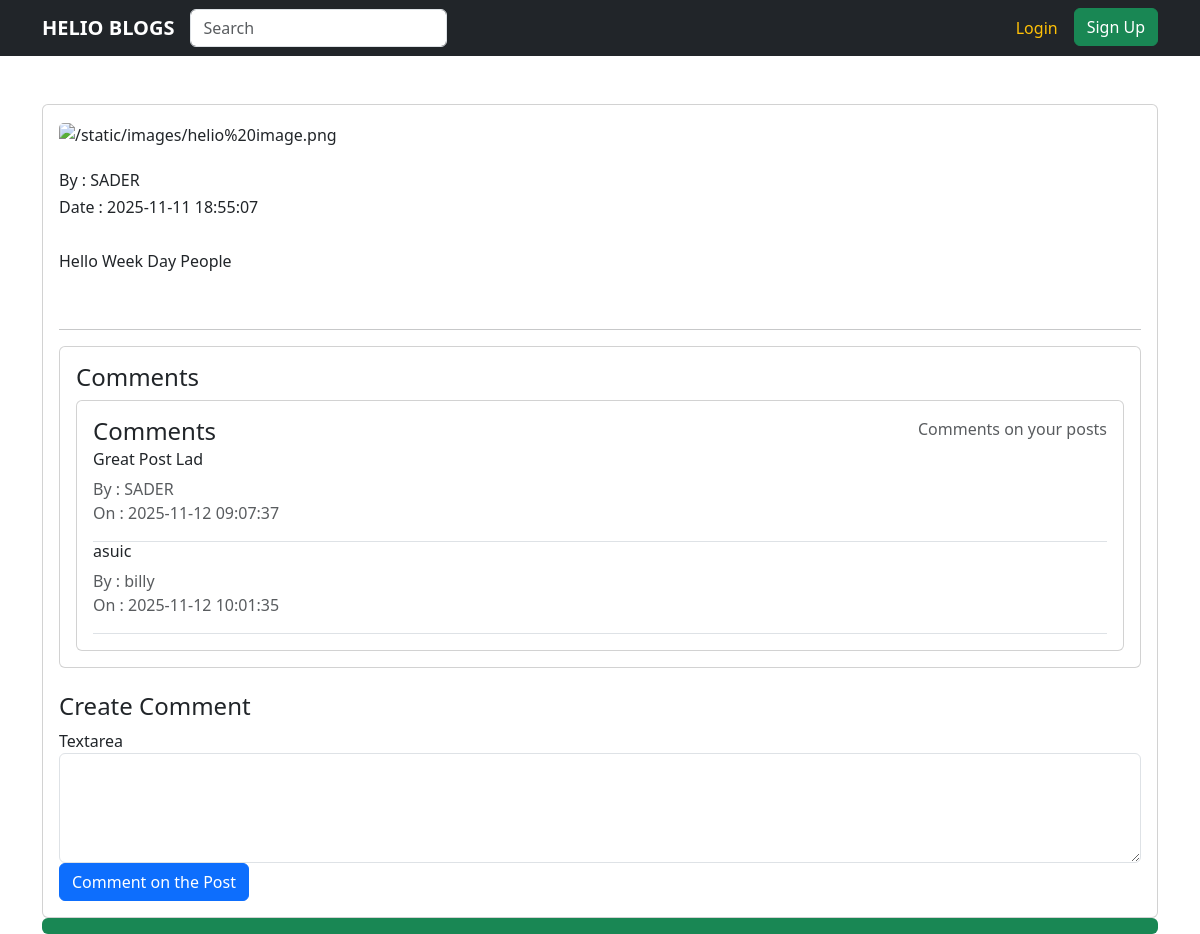
The page /view/5 on the database its author committed.
### website/models.py (models this page shows)
class User(db.Model, UserMixin):
    id = db.Column(db.Integer, primary_key=True)
    email = db.Column(db.String(255), unique=True)
    username = db.Column(db.String(255), unique=True)
    password = db.Column(db.String(255))
    date_created = db.Column(db.DateTime(timezone=True), default=func.now())
    posts = db.relationship('Post', backref='user', passive_deletes=True)
    comment = db.relationship('Comment', backref='user', passive_deletes=True)
    likes = db.relationship('Like', backref='user', passive_deletes=True)

class Post(db.Model):
    id = db.Column(db.Integer, primary_key=True)
    text = db.Column(db.Text, nullable=False)
    date = db.Column(db.DateTime(timezone=True), default=func.now())
    author = db.Column(db.Integer, db.ForeignKey('user.id', ondelete="CASCADE"), nullable=False)
    comment = db.relationship('Comment', backref='post', passive_deletes=True)
    likes = db.relationship('Like', backref='Post', passive_deletes=True)

class Comment(db.Model):
    id = db.Column(db.Integer, primary_key=True)
    text = db.Column(db.Text, nullable=False)
    date = db.Column(db.DateTime(timezone=True), default=func.now())
    author = db.Column(db.Integer, db.ForeignKey('user.id', ondelete="CASCADE"), nullable=False)
    post_id = db.Column(db.Integer, db.ForeignKey('post.id', ondelete="CASCADE"), nullable=False)

### website/views.py (the view)
@login_required
@views.route("/view/<id>", methods=['GET', 'POST'])
def view_posts(id):
    post = Post.query.filter_by(id=id).first()
    if not post:
        flash("Post not Found", category='error')
        return redirect(url_for('views.home'))
    return render_template("view.html", user=current_user, post=post)

### website/templates/view.html (shortened to what this page needs)
{% extends "base.html" %}
{% block content %}
<div class="col-md-12 col-xl-12 grid-margin stretch-card">
    <div class="card">
        <div class="card-body">
        <img style="width: 100%; height: 45vh; object-fit: cover; border-radius: 5px;" src="{{ url_for('static', filename='images/mohammad-rahmani-d3Ysz1ziusM-unsplash.jpg') }}" alt="{{ url_for('static', filename='images/helio image.png') }}">
        <div class="d-flex py-4">
            <div class="preview-list w-100">
            <div class="preview-item p-0">
                <div class="preview-item-content d-flex flex-grow">
                <div class="flex-grow">
                    <h6 class="preview-subject">By : {{ post.user.username }}</h6>
                    <h6 class="preview-subject">Date : {{ post.date }}</h6>
                    <br>
                    <p>{{ post.text }}</p>
                </div>
                </div>
            </div>
            </div>
        </div>
        <hr>
        <div class="col-12 grid-margin stretch-card">
            <div class="card">
                <div class="card-body ">
                <h4 class="card-title">Comments</h4>
                <div>
                    <div class="card ">
                        <div class="card-body">
                            <div class="d-flex flex-row justify-content-between">
                            <h4 class="card-title mb-1">Comments</h4>
                            <p class="text-muted mb-1">Comments on your posts</p>
                            </div>
                            <div class="row">
                            <div class="col-12 ">
                                <div class="preview-list ">
                                    {% for comment in post.comment %}
                                    <div class="preview-item border-bottom ">
                                    <div class="preview-item-content d-sm-flex flex-grow ">
                                        <div class="flex-grow">
                                            <h6 class="preview-subject">{{ comment.text }}</h6>
                                            <p class="text-muted mb-0">By : {{ comment.user.username }}</p>
                                            <p class="text-muted" style="float: right;">On : {{ comment.date }}</p>
                                        </div>
                                     </div>
                                     </div>
                                     {% endfor %}
                                </div>
                                    </div>
                                </div>
                            </div>
                        </div>
                    </div>
                </div>
                   </div>
                <br>
                <form class="forms-sample" method="POST" action="/comment/{{ post.id }}">
                    <h4>Create Comment</h4>
                    <div class="form-group">
                        <label for="exampleTextarea1">Textarea</label>
                        <textarea name="text" class="form-control" id="exampleTextarea1" rows="4"></textarea>
                    </div>
                    <button type="submit" class="btn btn-primary mr-2">Comment on the Post</button>
                </form>
                </div>
            </div>
        </div>
        <div class="progress progress-md portfolio-progress">
            <div class="progress-bar bg-success" role="progressbar" style="width: 100%" aria-valuenow="25" aria-valuemin="0" aria-valuemax="100"></div>
        </div>
        </div>
    </div>
{% endblock %}

### rows shown on the page
User: user.username "SADER"
Post: date "2025-11-11 18:55:07", text "Hello Week Day People"
Comment: text "Great Post Lad", user.username "SADER", date "2025-11-12 09:07:37"
Comment: text "asuic", user.username "billy", date "2025-11-12 10:01:35"
